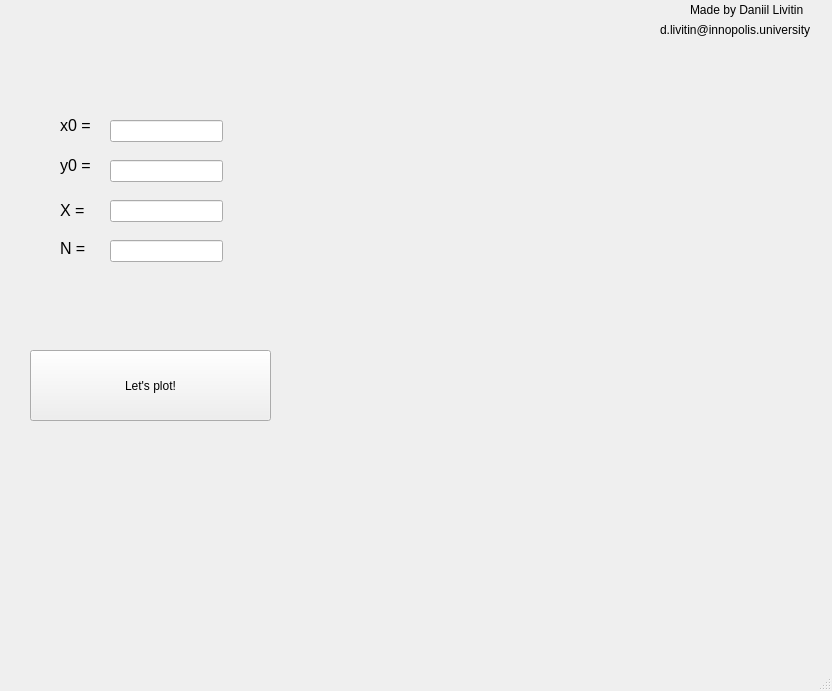
<?xml version="1.0" encoding="UTF-8"?>
<ui version="4.0">
 <class>MainWindow</class>
 <widget class="QMainWindow" name="MainWindow">
  <property name="geometry">
   <rect>
    <x>0</x>
    <y>0</y>
    <width>832</width>
    <height>691</height>
   </rect>
  </property>
  <property name="windowTitle">
   <string>MainWindow</string>
  </property>
  <widget class="QWidget" name="centralwidget">
   <widget class="QLabel" name="label_3">
    <property name="geometry">
     <rect>
      <x>60</x>
      <y>200</y>
      <width>55</width>
      <height>20</height>
     </rect>
    </property>
    <property name="font">
     <font>
      <pointsize>12</pointsize>
     </font>
    </property>
    <property name="text">
     <string>X =</string>
    </property>
   </widget>
   <widget class="QLineEdit" name="lineEdit_4">
    <property name="geometry">
     <rect>
      <x>110</x>
      <y>240</y>
      <width>113</width>
      <height>22</height>
     </rect>
    </property>
   </widget>
   <widget class="QLabel" name="label">
    <property name="geometry">
     <rect>
      <x>60</x>
      <y>90</y>
      <width>71</width>
      <height>71</height>
     </rect>
    </property>
    <property name="font">
     <font>
      <pointsize>12</pointsize>
     </font>
    </property>
    <property name="text">
     <string>x0 =</string>
    </property>
    <property name="textFormat">
     <enum>Qt::RichText</enum>
    </property>
    <property name="indent">
     <number>0</number>
    </property>
   </widget>
   <widget class="QLabel" name="label_2">
    <property name="geometry">
     <rect>
      <x>60</x>
      <y>150</y>
      <width>51</width>
      <height>31</height>
     </rect>
    </property>
    <property name="font">
     <font>
      <pointsize>12</pointsize>
     </font>
    </property>
    <property name="text">
     <string>y0 =</string>
    </property>
   </widget>
   <widget class="QLineEdit" name="lineEdit_3">
    <property name="geometry">
     <rect>
      <x>110</x>
      <y>200</y>
      <width>113</width>
      <height>22</height>
     </rect>
    </property>
   </widget>
   <widget class="QLabel" name="label_4">
    <property name="geometry">
     <rect>
      <x>60</x>
      <y>240</y>
      <width>55</width>
      <height>16</height>
     </rect>
    </property>
    <property name="font">
     <font>
      <pointsize>12</pointsize>
     </font>
    </property>
    <property name="text">
     <string>N =</string>
    </property>
   </widget>
   <widget class="QLineEdit" name="lineEdit">
    <property name="geometry">
     <rect>
      <x>110</x>
      <y>120</y>
      <width>113</width>
      <height>22</height>
     </rect>
    </property>
   </widget>
   <widget class="QLineEdit" name="lineEdit_2">
    <property name="geometry">
     <rect>
      <x>110</x>
      <y>160</y>
      <width>113</width>
      <height>22</height>
     </rect>
    </property>
   </widget>
   <widget class="QPushButton" name="pushButton">
    <property name="geometry">
     <rect>
      <x>30</x>
      <y>350</y>
      <width>241</width>
      <height>71</height>
     </rect>
    </property>
    <property name="text">
     <string>Let's plot!</string>
    </property>
    <property name="iconSize">
     <size>
      <width>30</width>
      <height>30</height>
     </size>
    </property>
   </widget>
   <widget class="QLabel" name="label_6">
    <property name="geometry">
     <rect>
      <x>660</x>
      <y>20</y>
      <width>171</width>
      <height>20</height>
     </rect>
    </property>
    <property name="text">
     <string>d.livitin@innopolis.university</string>
    </property>
   </widget>
   <widget class="QLabel" name="label_5">
    <property name="geometry">
     <rect>
      <x>690</x>
      <y>0</y>
      <width>131</width>
      <height>20</height>
     </rect>
    </property>
    <property name="text">
     <string>Made by Daniil Livitin </string>
    </property>
   </widget>
   <widget class="QWidget" name="MplWidget1" native="true">
    <property name="geometry">
     <rect>
      <x>310</x>
      <y>50</y>
      <width>491</width>
      <height>181</height>
     </rect>
    </property>
   </widget>
   <widget class="QWidget" name="MplWidget2" native="true">
    <property name="geometry">
     <rect>
      <x>310</x>
      <y>240</y>
      <width>491</width>
      <height>181</height>
     </rect>
    </property>
   </widget>
   <widget class="QWidget" name="MplWidget3" native="true">
    <property name="geometry">
     <rect>
      <x>310</x>
      <y>460</y>
      <width>491</width>
      <height>171</height>
     </rect>
    </property>
   </widget>
  </widget>
  <widget class="QStatusBar" name="statusbar"/>
 </widget>
 <resources/>
 <connections/>
</ui>
